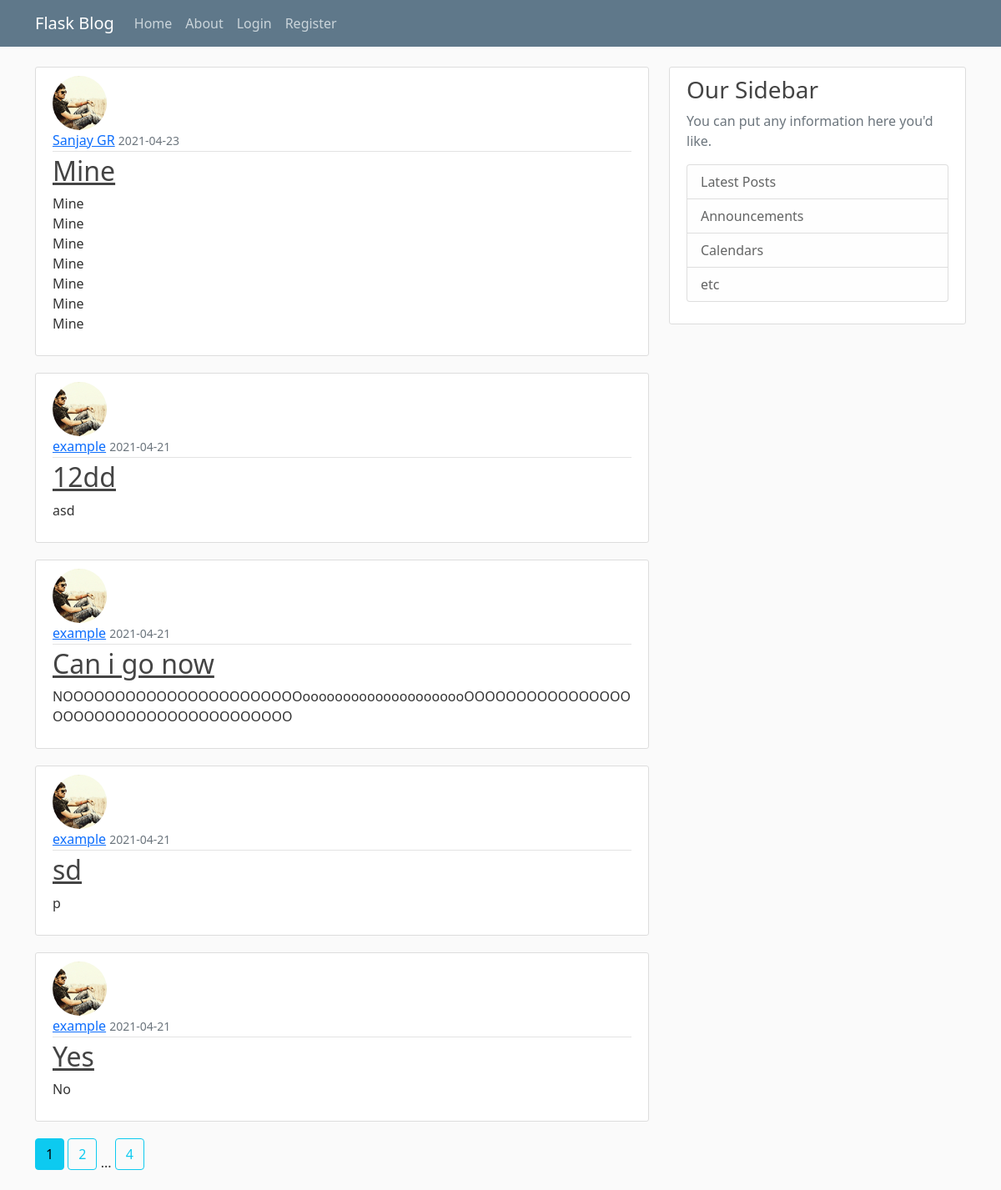
The page /home on the database its author committed.
### flaskblog/models.py (models this page shows, shortened)
class Post(db.Model):
    id = db.Column(db.Integer, primary_key=True)
    title = db.Column(db.String(120), nullable=False)
    date_posted = db.Column(db.DateTime,
                            nullable=False,default=datetime.utcnow)
    content = db.Column(db.Text,nullable=False)
    user_id = db.Column(db.Integer,db.ForeignKey('user.id'),nullable=False)

class User(db.Model,UserMixin):
    id = db.Column(db.Integer, primary_key=True)
    username = db.Column(db.String(20),unique=True,nullable=False)
    email = db.Column(db.String(120),unique=True,nullable=False)
    image_file = db.Column(db.String(20), nullable=False,default='default.jpg')
    password = db.Column(db.String(60), nullable=False)
    posts = db.relationship('Post',backref='author',lazy=True)

### flaskblog/main/routes.py (the view)
@main.route('/')
@main.route('/home')
def home():
    page = request.args.get('page',1,type=int)
    posts = Post.query.order_by(Post.date_posted.desc()).paginate(page = page,per_page=5)
    return render_template('home.html',title='My Blog',posts=posts)

### flaskblog/templates/home.html
{% extends 'layout.html' %}
{% block content %}
  {% for post in posts.items %}
  <article class="media content-section">
    <img class="rounded-circle article-img" src="{{ url_for('static',filename='profile_pics/'+post.author.image_file) }}">
    <div class="media-body">
      <div class="article-metadata">
        <a class="mr-2" href="{{ url_for('users.user_post',username=post.author.username) }}">{{ post.author.username }}</a>
        <small class="text-muted">{{ post.date_posted.strftime('%Y-%m-%d') }}</small>
      </div>
      <h2><a class="article-title" href="{{ url_for('posts.post',post_id=post.id) }}">{{ post.title }}</a></h2>
      <p style="word-break: break-all" class="article-content">{{ post.content }}</p>
    </div>
  </article>
  {% endfor %}
  {% for page_num in posts.iter_pages(left_edge=1,right_edge=1,left_current=1,right_current=2) %}
    {% if page_num %}
      {% if page_num == posts.page %}
        <a class="btn btn-info mb-4" href="{{ url_for('main.home',page=page_num) }}">{{ page_num }}</a>
      {% else %}
        <a class="btn btn-outline-info mb-4" href="{{ url_for('main.home',page=page_num) }}">{{ page_num }}</a>
      {% endif %}
    {% else %}
      ...
    {% endif %}
  {% endfor %}
{% endblock content %}

### flaskblog/static/main.css (style rules this page uses)
body { background: #fafafa; color: #333333; margin-top: 5rem; }
h1, h2, h3, h4, h5, h6 { color: #444444; }
.content-section { background: #ffffff; padding: 10px 20px; border: 1px solid #dddddd; border-radius: 3px; margin-bottom: 20px; }
.article-title { color: #444444; }
.article-content { white-space: pre-line; }
.article-img { height: 65px; width: 65px; margin-right: 16px; }
.article-metadata { padding-bottom: 1px; margin-bottom: 4px; border-bottom: 1px solid #e3e3e3 }

### rows shown on the page
Post: image_file (placeholder picture), author.username "Sanjay GR", date_posted "2021-04-23", title "Mine", content "Mine Mine Mine Mine Mine Mine Mine"
Post: image_file (placeholder picture), author.username "example", date_posted "2021-04-21", title "12dd", content "asd"
Post: image_file (placeholder picture), author.username "example", date_posted "2021-04-21", title "Can i go now", content "NOOOOOOOOOOOOOOOOOOOOOOOooooooooooooooooooooOOOOOOOOOOOOOOOOOOOOOOOOOOOOOOOOOOOOOOO"
Post: image_file (placeholder picture), author.username "example", date_posted "2021-04-21", title "sd", content "p"
Post: image_file (placeholder picture), author.username "example", date_posted "2021-04-21", title "Yes", content "No"

### other values the page prints
{{ page_num }} "1"
{{ page_num }} "2" "4"
